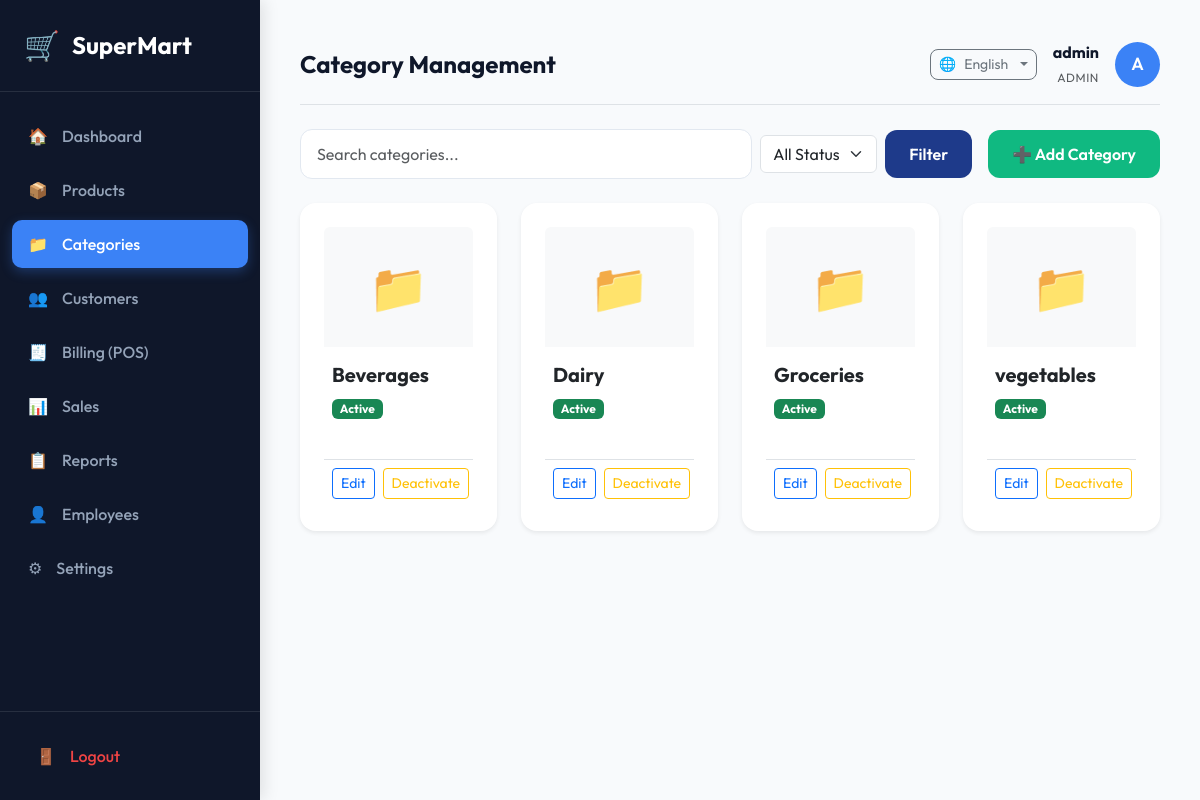
The app's page /categories (signed in), older data.
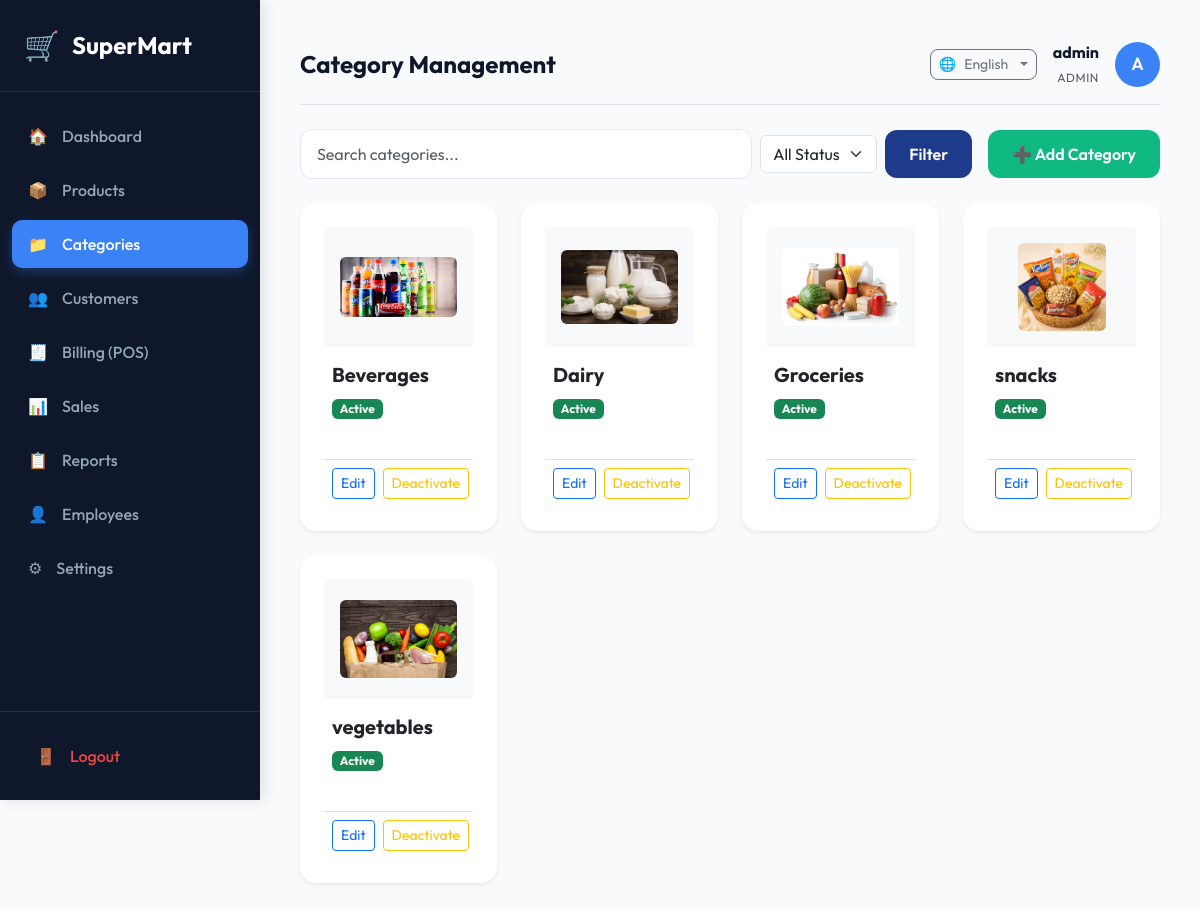
The same page, newer data.
### tables this page shows
CREATE TABLE settings (
    key TEXT PRIMARY KEY,
    value TEXT NOT NULL
);

CREATE TABLE users (
    id INTEGER PRIMARY KEY AUTOINCREMENT,
    username TEXT UNIQUE NOT NULL,
    password_hash TEXT NOT NULL,
    email TEXT UNIQUE NOT NULL,
    phone TEXT,
    role TEXT CHECK(role IN ('admin', 'manager', 'cashier')) NOT NULL,
    status TEXT CHECK(status IN ('active', 'inactive')) DEFAULT 'active',
    created_at TIMESTAMP DEFAULT CURRENT_TIMESTAMP
, full_name TEXT, joining_date DATE, profile_photo TEXT, language TEXT DEFAULT 'en');

CREATE TABLE categories (
    id INTEGER PRIMARY KEY AUTOINCREMENT,
    name TEXT UNIQUE NOT NULL,
    image_path TEXT,
    status TEXT CHECK(status IN ('active', 'inactive')) DEFAULT 'active',
    created_at TIMESTAMP DEFAULT CURRENT_TIMESTAMP
);

### app/views/category_routes.py (the view)
@category_bp.route('/categories', methods=['GET'])
@login_required
@role_required('admin', 'manager')
def index():
    search = request.args.get('search')
    status = request.args.get('status')
    categories = CategoryController.list_categories(search, status)
    return render_template('categories.html', categories=categories, search=search, status=status)

### app/controllers/auth_controller.py (called while the page is built)
    @staticmethod
    def check_logged_in():
        if 'user_id' not in session:
            return None
        user = User.get_by_id(session['user_id'])
        if not user or user.status != 'active':
            session.clear()
            return None
        return user

### app/controllers/category_controller.py (called while the page is built)
    @staticmethod
    def list_categories(search=None, status=None):
        return Category.list_all(search, status)

### app/models/category.py (called while the page is built)
    @classmethod
    def from_row(cls, row):
        if not row:
            return None
        return cls(
            id=row['id'],
            name=row['name'],
            image_path=row['image_path'],
            status=row['status'],
            created_at=row['created_at']
        )

    @classmethod
    def list_all(cls, search_query=None, status_filter=None):
        sql = "SELECT * FROM categories WHERE 1=1"
        params = []
        if search_query:
            sql += " AND name LIKE ?"
            params.append(f"%{search_query.strip()}%")
        if status_filter in ['active', 'inactive']:
            sql += " AND status = ?"
            params.append(status_filter)
        sql += " ORDER BY name ASC"
        rows = query_db(sql, tuple(params))
        return [cls.from_row(row) for row in rows]

### app/models/database.py (called while the page is built)
def get_db():
    if 'db' not in g:
        db_path = current_app.config['DATABASE']
        g.db = sqlite3.connect(db_path, check_same_thread=False)
        g.db.row_factory = sqlite3.Row
        g.db.execute("PRAGMA foreign_keys = ON;")
    return g.db

def query_db(query, args=(), one=False):
    db = get_db()
    cur = db.execute(query, args)
    rv = cur.fetchall()
    cur.close()
    if rv:
        return (dict(rv[0]) if one else [dict(r) for r in rv])
    return (None if one else [])

### app/models/user.py (called while the page is built)
    @classmethod
    def from_row(cls, row):
        if not row:
            return None
        return cls(
            id=row['id'],
            username=row['username'],
            password_hash=row['password_hash'],
            email=row['email'],
            phone=row['phone'],
            role=row['role'],
            status=row['status'],
            created_at=row['created_at'],
            language=row.get('language', 'en') or 'en'
        )

    @classmethod
    def get_by_id(cls, user_id):
        row = query_db("SELECT * FROM users WHERE id = ?", (user_id,), one=True)
        return cls.from_row(row)

### app/templates/categories.html (shortened to what this page needs)
{% extends "base.html" %}
{% block page_header %}Category Management{% endblock %}
{% block content %}
<div class="row mb-4 animate-fade-up">
    <div class="col-12 d-flex flex-wrap justify-content-between align-items-center gap-3">
        <form action="{{ url_for('category.index') }}" method="GET" class="d-flex align-items-center gap-2 flex-grow-1 max-width-500">
            <input type="text" name="search" class="form-control" placeholder="Search categories..." value="{{ search or '' }}">
            <select name="status" class="form-select w-auto">
                <option value="">All Status</option>
            </select>
            <button type="submit" class="btn btn-primary">Filter</button>
        </form>
        <button class="btn btn-success" data-bs-toggle="modal" data-bs-target="#addCategoryModal">
            <span>➕</span> Add Category
        </button>
    </div>
</div>
<div class="row animate-fade-up">
    {% if categories %}
        {% for cat in categories %}
            <div class="col-md-4 col-lg-3 mb-4">
                <div class="card h-100 shadow-sm border-0 d-flex flex-column justify-content-between">
                    <div>
                        <div class="d-flex justify-content-center bg-light rounded-top p-3 mb-3" style="height: 120px; overflow: hidden; align-items: center;">
                            {% if cat.image_path %}
                                <img src="{{ url_for('static', filename=cat.image_path) }}" alt="{{ cat.name }}" class="img-fluid rounded" style="max-height: 100%; object-fit: cover;">
                            {% else %}
                                <span style="font-size: 3rem;">📁</span>
                            {% endif %}
                        </div>
                        <h5 class="fw-bold px-2 text-dark">{{ cat.name }}</h5>
                        <div class="px-2 mb-3">
                            <span id="status-badge-{{ cat.id }}" class="badge {% if cat.status == 'active' %}bg-success{% else %}bg-danger{% endif %}">
                                {{ cat.status | capitalize }}
                            </span>
                        </div>
                    </div>
                    <div class="d-flex gap-2 p-2 border-top">
                        <button class="btn btn-sm btn-outline-primary flex-grow-1 edit-cat-btn"
                                data-cat-id="{{ cat.id }}"
                                data-cat-name="{{ cat.name }}"
                                data-cat-status="{{ cat.status }}"
                                data-bs-toggle="modal"
                                data-bs-target="#editCategoryModal">
                            Edit
                        </button>
                        <button class="btn btn-sm {% if cat.status == 'active' %}btn-outline-warning{% else %}btn-outline-success{% endif %} toggle-cat-status-btn"
                                data-cat-id="{{ cat.id }}"
                                id="toggle-btn-{{ cat.id }}">
                            {% if cat.status == 'active' %}Deactivate{% else %}Activate{% endif %}
                        </button>
                    </div>
                </div>
            </div>
        {% endfor %}
    {% else %}
        <div class="col-12 text-center py-5">
            <span style="font-size: 4rem;">📂</span>
            <h4 class="mt-3 text-muted">No Categories Found</h4>
            <p class="text-muted small">Try refining your search queries or add a new category.</p>
        </div>
    {% endif %}
</div>
{% endblock %}

### app/templates/base.html (shortened to what this page needs)
<!DOCTYPE html>
<html lang="{{ language }}">
<head>
    <link href="https://cdn.jsdelivr.net/npm/bootstrap@5.3.0/dist/css/bootstrap.min.css" rel="stylesheet">
    <link rel="stylesheet" href="{{ url_for('static', filename='css/style.css') }}">
</head>
<body>
    <div class="sidebar" id="sidebar">
        <div class="sidebar-header">
            <span style="font-size: 1.8rem;">🛒</span>
            <h2>{{ store_name }}</h2>
        </div>
        <ul class="sidebar-menu">
            {% if g.user and g.user.role in ['admin', 'manager'] %}
            <li class="sidebar-item">
                <a href="{{ url_for('dashboard.index') }}" class="sidebar-link {% if request.path == '/' or request.path == '/dashboard' %}active{% endif %} loading-link" data-i18n="dashboard">
                    <span>🏠</span> Dashboard
                </a>
            </li>
            <li class="sidebar-item">
                <a href="{{ url_for('product.index') }}" class="sidebar-link {% if '/products' in request.path %}active{% endif %} loading-link" data-i18n="products">
                    <span>📦</span> Products
                </a>
            </li>
            <li class="sidebar-item">
                <a href="{{ url_for('category.index') }}" class="sidebar-link {% if '/categories' in request.path %}active{% endif %} loading-link" data-i18n="categories">
                    <span>📁</span> Categories
                </a>
            </li>
            <li class="sidebar-item">
                <a href="{{ url_for('customer.index') }}" class="sidebar-link {% if '/customers' in request.path %}active{% endif %} loading-link" data-i18n="customers">
                    <span>👥</span> Customers
                </a>
            </li>
            {% endif %}
            <li class="sidebar-item">
                <a href="{{ url_for('pos.index') }}" class="sidebar-link {% if '/pos' in request.path %}active{% endif %} loading-link" data-i18n="billing_pos">
                    <span>🧾</span> Billing (POS)
                </a>
            </li>
            {% if g.user and g.user.role in ['admin', 'manager'] %}
            <li class="sidebar-item">
                <a href="{{ url_for('sales.index') }}" class="sidebar-link {% if '/sales' in request.path %}active{% endif %} loading-link" data-i18n="sales">
                    <span>📊</span> Sales History
                </a>
            </li>
            <li class="sidebar-item">
                <a href="{{ url_for('reports.index') }}" class="sidebar-link {% if '/reports' in request.path %}active{% endif %} loading-link" data-i18n="reports">
                    <span>📋</span> Reports
                </a>
            </li>
            {% endif %}
            {% if g.user and g.user.role == 'admin' %}
            <li class="sidebar-item">
                <a href="{{ url_for('user.list_users') }}" class="sidebar-link {% if '/users' in request.path %}active{% endif %} loading-link" data-i18n="employees">
                    <span>👤</span> Employees
                </a>
            </li>
            <li class="sidebar-item">
                <a href="{{ url_for('settings.index') }}" class="sidebar-link {% if '/settings' in request.path %}active{% endif %} loading-link" data-i18n="settings">
                    <span>⚙</span> Settings
                </a>
            </li>
            {% endif %}
        </ul>
        <div class="sidebar-footer">
            <a href="{{ url_for('auth.logout') }}" class="logout-link" data-i18n="logout">
                <span>🚪</span> Logout
            </a>
        </div>
    </div>
    <div class="main-content" id="main-content">
        <header class="d-flex justify-content-between align-items-center mb-4 pb-3 border-bottom">
            <div class="header-title">
                <h4 class="mb-0 fw-bold">{% block page_header %}{% endblock %}</h4>
            </div>
            <div class="d-flex align-items-center gap-3">
                <div class="dropdown">
                    <button class="btn btn-outline-secondary btn-sm dropdown-toggle d-flex align-items-center gap-2" type="button" id="languageDropdown" data-bs-toggle="dropdown" aria-expanded="false" style="border-radius: 8px;">
                        🌐 <span id="current-lang-label">English</span>
                    </button>
                </div>
                {% if g.user %}
                <div class="text-end d-none d-md-block">
                    <div class="fw-bold">{{ g.user.username }}</div>
                    <small class="text-uppercase text-muted" style="font-size: 0.75rem; letter-spacing: 0.05em;">
                        {{ g.user.role }}
                    </small>
                </div>
                <a href="{{ url_for('user.profile') }}" class="text-decoration-none">
                    <div class="avatar-circle">
                        {{ g.user.username[0].upper() }}
                    </div>
                </a>
                {% endif %}
            </div>
        </header>
        <div class="container-fluid p-0">
            {% block content %}{% endblock %}
        </div>
    </div>
</body>
</html>

### app/static/css/style.css (style rules this page uses)
:root { --primary-blue: #1e3a8a; --primary-light-blue: #3b82f6; --secondary-green: #10b981; --secondary-dark-green: #047857; --bg-light: #f8fafc; --text-dark: #0f172a; --text-muted: #64748b; --sidebar-bg: #0f172a; --card-shadow: 0 10px 25px -5px rgba(0, 0, 0, 0.05), 0 8px 10px -6px rgba(0, 0, 0, 0.05); --border-color: #e2e8f0; }
body { font-family: 'Outfit', sans-serif; background-color: var(--bg-light); color: var(--text-dark); margin: 0; padding: 0; overflow-x: hidden; }
.sidebar { width: 260px; height: 100vh; background-color: var(--sidebar-bg); position: fixed; top: 0; left: 0; z-index: 100; transition: all 0.3s ease; box-shadow: 4px 0 15px rgba(0,0,0,0.1); display: flex; flex-direction: column; }
.sidebar-header { padding: 24px; border-bottom: 1px solid rgba(255,255,255,0.1); display: flex; align-items: center; gap: 12px; }
.sidebar-header h2 { color: #ffffff; font-size: 1.5rem; font-weight: 700; margin: 0; }
.sidebar-menu { padding: 20px 12px; list-style: none; margin: 0; flex-grow: 1; overflow-y: auto; }
.sidebar-item { margin-bottom: 6px; }
.sidebar-link { display: flex; align-items: center; gap: 14px; padding: 12px 16px; color: #94a3b8; text-decoration: none; border-radius: 10px; font-weight: 500; transition: all 0.2s ease-in-out; }
.sidebar-link.active { color: #ffffff; background-color: var(--primary-light-blue); box-shadow: 0 4px 12px rgba(59, 130, 246, 0.3); }
.sidebar-footer { padding: 20px; border-top: 1px solid rgba(255,255,255,0.1); }
.logout-link { display: flex; align-items: center; gap: 14px; padding: 12px 16px; color: #ef4444; text-decoration: none; border-radius: 10px; font-weight: 500; transition: all 0.2s ease; }
.main-content { margin-left: 260px; padding: 40px; min-height: 100vh; transition: all 0.3s ease; }
.card { background-color: #ffffff; border: 1px solid var(--border-color); border-radius: 16px; box-shadow: var(--card-shadow); padding: 24px; margin-bottom: 24px; transition: transform 0.2s ease, box-shadow 0.2s ease; }
.form-control { border-radius: 12px; padding: 12px 16px; border: 1.5px solid var(--border-color); transition: all 0.2s ease; }
.btn-primary { background-color: var(--primary-blue); border: none; border-radius: 12px; padding: 12px 24px; font-weight: 600; transition: all 0.2s ease; }
.btn-success { background-color: var(--secondary-green); border: none; border-radius: 12px; padding: 12px 24px; font-weight: 600; transition: all 0.2s ease; }
.animate-fade-up { animation: slideIn 0.4s ease forwards; }
.avatar-circle { width: 45px; height: 45px; border-radius: 50%; background-color: var(--primary-light-blue); color: #ffffff; display: flex; align-items: center; justify-content: center; font-weight: 600; font-size: 1.1rem; }

Row changes from the older to the newer data that the page shows:
changed categories "Beverages": image_path: picture added; no longer shows "📁"
changed categories "Dairy": image_path+name: picture added; no longer shows "📁"
changed categories "Groceries": image_path: picture added; no longer shows "📁"
added categories: image_path (picture), name "snacks", status "Active", shows "Deactivate"
changed categories "vegetables": image_path: picture added; no longer shows "📁"
